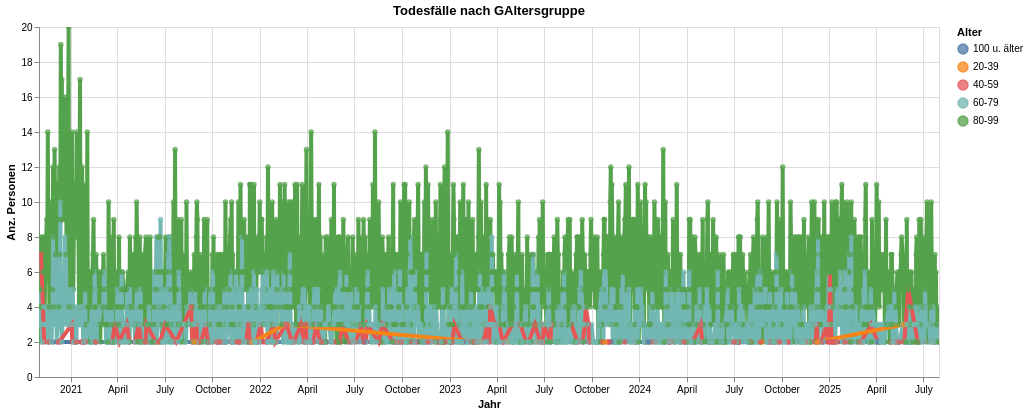

The notebook cell saved with this chart:
### Code cell
myTitle="Todesfälle nach GAltersgruppe"

highlight = alt.selection(type='single', on='mouseover',
                          fields=['AlterV20Kurz'], nearest=True)
#x='date:StichtagDatJahr',
base = alt.Chart(myAgg.reset_index().query('sum_WBev>1'), title=myTitle).encode(
    x=alt.X('GueltigAbDat', axis=alt.Axis(title='Jahr'))# , axis=alt.Axis(format='%', title='percentage')
    , y=alt.X('sum_WBev', axis=alt.Axis(title='Anz. Personen'))
    , color=alt.Color('AlterV20Kurz', legend=alt.Legend(title="Alter", orient="right"))  
    ,tooltip=['GueltigAbDat', 'AlterV20Kurz', 'sum_WBev']    
)
points = base.mark_circle().encode(
    opacity=alt.value(0.75)
).add_selection(
    highlight
).properties(
    width=900 , height=350
)
lines = base.mark_line().encode(
    size=alt.condition(~highlight, alt.value(0.5), alt.value(4))
).interactive()

lines + points

### Figure 1 — Vega-Lite specification as saved in the notebook (floating-point values rounded to 4 significant figures; data arrays with more than 128 entries replaced by an {"elided": "..."} marker saying what was removed)
{"config": {"view": {"continuousWidth": 300, "continuousHeight": 300}}, "layer": [{"mark": {"type": "line"}, "encoding": {"color": {"field": "AlterV20Kurz", "legend": {"orient": "right", "title": "Alter"}, "type": "nominal"}, "size": {"condition": {"test": {"not": {"param": "param_3"}}, "value": 0.5}, "value": 4}, "tooltip": [{"field": "GueltigAbDat", "type": "temporal"}, {"field": "AlterV20Kurz", "type": "nominal"}, {"field": "sum_WBev", "type": "quantitative"}], "x": {"axis": {"title": "Jahr"}, "field": "GueltigAbDat", "type": "temporal"}, "y": {"axis": {"title": "Anz. Personen"}, "field": "sum_WBev", "type": "quantitative"}}, "name": "view_3", "title": "Todesfälle nach GAltersgruppe"}, {"mark": {"type": "circle"}, "encoding": {"color": {"field": "AlterV20Kurz", "legend": {"orient": "right", "title": "Alter"}, "type": "nominal"}, "opacity": {"value": 0.75}, "tooltip": [{"field": "GueltigAbDat", "type": "temporal"}, {"field": "AlterV20Kurz", "type": "nominal"}, {"field": "sum_WBev", "type": "quantitative"}], "x": {"axis": {"title": "Jahr"}, "field": "GueltigAbDat", "type": "temporal"}, "y": {"axis": {"title": "Anz. Personen"}, "field": "sum_WBev", "type": "quantitative"}}, "name": "view_4", "title": "Todesfälle nach GAltersgruppe"}], "data": {"name": "data-389a4b067c19c6d0e889dcc31442d78f"}, "height": 350, "params": [{"name": "param_4", "select": {"type": "interval", "encodings": ["x", "y"]}, "bind": "scales", "views": ["view_3"]}, {"name": "param_3", "select": {"type": "point", "fields": ["AlterV20Kurz"], "nearest": true, "on": "mouseover"}, "views": ["view_4"]}], "width": 900, "$schema": "https://vega.github.io/schema/vega-lite/v5.8.0.json", "datasets": {"data-389a4b067c19c6d0e889dcc31442d78f": {"elided": "3095 records"}}}
